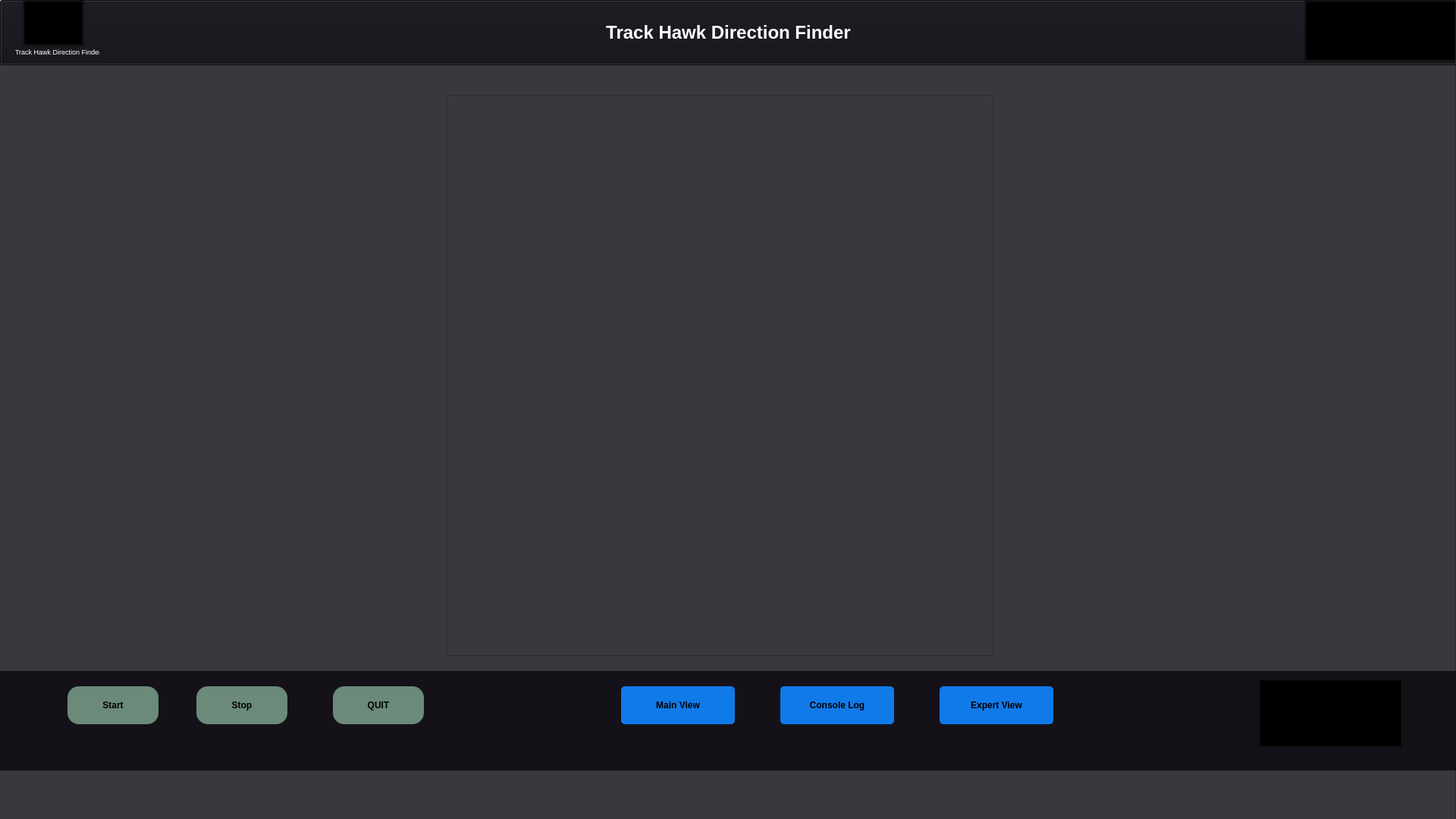
<?xml version="1.0" encoding="UTF-8"?>
<ui version="4.0">
 <class>DFChannel</class>
 <widget class="QWidget" name="DFChannel">
  <property name="geometry">
   <rect>
    <x>0</x>
    <y>0</y>
    <width>1920</width>
    <height>1080</height>
   </rect>
  </property>
  <property name="windowTitle">
   <string>Form</string>
  </property>
  <widget class="QFrame" name="frame">
   <property name="geometry">
    <rect>
     <x>-21</x>
     <y>75</y>
     <width>1941</width>
     <height>1011</height>
    </rect>
   </property>
   <property name="styleSheet">
    <string notr="true">QFrame{
background-color:rgba(107, 138, 122, 0.5);



}</string>
   </property>
   <property name="frameShape">
    <enum>QFrame::StyledPanel</enum>
   </property>
   <property name="frameShadow">
    <enum>QFrame::Raised</enum>
   </property>
   <widget class="QFrame" name="frame_2">
    <property name="geometry">
     <rect>
      <x>20</x>
      <y>0</y>
      <width>1921</width>
      <height>1011</height>
     </rect>
    </property>
    <property name="styleSheet">
     <string notr="true">QFrame{
background-color:#3A383F;
}</string>
    </property>
    <property name="frameShape">
     <enum>QFrame::StyledPanel</enum>
    </property>
    <property name="frameShadow">
     <enum>QFrame::Raised</enum>
    </property>
    <widget class="QCustomPlot" name="customplot_1" native="true">
     <property name="geometry">
      <rect>
       <x>140</x>
       <y>50</y>
       <width>400</width>
       <height>160</height>
      </rect>
     </property>
     <property name="styleSheet">
      <string notr="true">QCustomPlot{
background-color:#4d4d4d;
}</string>
     </property>
    </widget>
    <widget class="QCustomPlot" name="customplot_4" native="true">
     <property name="geometry">
      <rect>
       <x>140</x>
       <y>240</y>
       <width>400</width>
       <height>160</height>
      </rect>
     </property>
     <property name="styleSheet">
      <string notr="true">QCustomPlot{
background-color:#4d4d4d;
}</string>
     </property>
    </widget>
    <widget class="QCustomPlot" name="customplot_7" native="true">
     <property name="geometry">
      <rect>
       <x>140</x>
       <y>440</y>
       <width>400</width>
       <height>160</height>
      </rect>
     </property>
     <property name="styleSheet">
      <string notr="true">QCustomPlot{
background-color:#4d4d4d;
}</string>
     </property>
    </widget>
    <widget class="QCustomPlot" name="customplot_8" native="true">
     <property name="geometry">
      <rect>
       <x>1380</x>
       <y>630</y>
       <width>400</width>
       <height>160</height>
      </rect>
     </property>
     <property name="styleSheet">
      <string notr="true">QCustomPlot{
background-color:#4d4d4d;
}</string>
     </property>
    </widget>
    <widget class="QCustomPlot" name="customplot_5" native="true">
     <property name="geometry">
      <rect>
       <x>1380</x>
       <y>440</y>
       <width>400</width>
       <height>160</height>
      </rect>
     </property>
     <property name="styleSheet">
      <string notr="true">QCustomPlot{
background-color:#4d4d4d;
}</string>
     </property>
    </widget>
    <widget class="QCustomPlot" name="customplot_3" native="true">
     <property name="geometry">
      <rect>
       <x>1380</x>
       <y>240</y>
       <width>400</width>
       <height>160</height>
      </rect>
     </property>
     <property name="styleSheet">
      <string notr="true">QCustomPlot{
background-color:#4d4d4d;
}</string>
     </property>
    </widget>
    <widget class="QCustomPlot" name="customplot_2" native="true">
     <property name="geometry">
      <rect>
       <x>1380</x>
       <y>50</y>
       <width>400</width>
       <height>160</height>
      </rect>
     </property>
     <property name="styleSheet">
      <string notr="true">QCustomPlot{
background-color:#4d4d4d;
}</string>
     </property>
    </widget>
    <widget class="QCustomPlot" name="customplot_6" native="true">
     <property name="geometry">
      <rect>
       <x>140</x>
       <y>630</y>
       <width>400</width>
       <height>160</height>
      </rect>
     </property>
     <property name="styleSheet">
      <string notr="true">QCustomPlot{
background-color:#4d4d4d;
}</string>
     </property>
    </widget>
    <widget class="QFrame" name="frame_3">
     <property name="geometry">
      <rect>
       <x>590</x>
       <y>50</y>
       <width>721</width>
       <height>740</height>
      </rect>
     </property>
     <property name="styleSheet">
      <string notr="true">background-image: url(:/map5.jpg);</string>
     </property>
     <property name="frameShape">
      <enum>QFrame::StyledPanel</enum>
     </property>
     <property name="frameShadow">
      <enum>QFrame::Raised</enum>
     </property>
     <widget class="QWidget" name="gridLayoutWidget">
      <property name="geometry">
       <rect>
        <x>0</x>
        <y>0</y>
        <width>721</width>
        <height>781</height>
       </rect>
      </property>
      <layout class="QGridLayout" name="gridLayout_2"/>
     </widget>
    </widget>
    <widget class="QFrame" name="frame_12">
     <property name="geometry">
      <rect>
       <x>0</x>
       <y>810</y>
       <width>1921</width>
       <height>131</height>
      </rect>
     </property>
     <property name="styleSheet">
      <string notr="true">QFrame{
background-color:#141218;



}</string>
     </property>
     <property name="frameShape">
      <enum>QFrame::StyledPanel</enum>
     </property>
     <property name="frameShadow">
      <enum>QFrame::Raised</enum>
     </property>
     <widget class="QPushButton" name="pushButton_12">
      <property name="geometry">
       <rect>
        <x>440</x>
        <y>20</y>
        <width>120</width>
        <height>50</height>
       </rect>
      </property>
      <property name="font">
       <font>
        <bold>true</bold>
       </font>
      </property>
      <property name="styleSheet">
       <string notr="true">QPushButton{
background-color:rgb(107, 138, 122);
border-radius:15px;

}
QPushButton:hover{

background-color:#a3a3a3;

}



</string>
      </property>
      <property name="text">
       <string>QUIT</string>
      </property>
     </widget>
     <widget class="QPushButton" name="pushButton_16">
      <property name="geometry">
       <rect>
        <x>1030</x>
        <y>20</y>
        <width>150</width>
        <height>50</height>
       </rect>
      </property>
      <property name="font">
       <font>
        <bold>true</bold>
       </font>
      </property>
      <property name="styleSheet">
       <string notr="true">QPushButton{
background-color:#117AE9;
border-radius:5px;

}
QPushButton:hover{

background-color:#a3a3a3;

}

</string>
      </property>
      <property name="text">
       <string>Console Log</string>
      </property>
     </widget>
     <widget class="QPushButton" name="pushButton_17">
      <property name="geometry">
       <rect>
        <x>820</x>
        <y>20</y>
        <width>150</width>
        <height>50</height>
       </rect>
      </property>
      <property name="font">
       <font>
        <bold>true</bold>
       </font>
      </property>
      <property name="styleSheet">
       <string notr="true">QPushButton{
background-color:#117AE9;
border-radius:5px;

}
QPushButton:hover{

background-color:#a3a3a3;

}

</string>
      </property>
      <property name="text">
       <string>Main View</string>
      </property>
     </widget>
     <widget class="QPushButton" name="pushButton_11">
      <property name="geometry">
       <rect>
        <x>1660</x>
        <y>10</y>
        <width>191</width>
        <height>91</height>
       </rect>
      </property>
      <property name="styleSheet">
       <string notr="true">QPushButton{
background-image:url(:/uni_logo185x80.png);
background-repeat:no-repeat;
background-color:transparent;
}</string>
      </property>
      <property name="text">
       <string/>
      </property>
     </widget>
     <widget class="QPushButton" name="pushButton_5">
      <property name="geometry">
       <rect>
        <x>90</x>
        <y>20</y>
        <width>120</width>
        <height>50</height>
       </rect>
      </property>
      <property name="font">
       <font>
        <bold>true</bold>
       </font>
      </property>
      <property name="styleSheet">
       <string notr="true">QPushButton{
background-color:rgb(107, 138, 122);
border-radius:15px;

}
QPushButton:hover{

background-color:#a3a3a3;

}



</string>
      </property>
      <property name="text">
       <string>Start</string>
      </property>
     </widget>
     <widget class="QPushButton" name="pushButton_6">
      <property name="geometry">
       <rect>
        <x>260</x>
        <y>20</y>
        <width>120</width>
        <height>50</height>
       </rect>
      </property>
      <property name="font">
       <font>
        <bold>true</bold>
       </font>
      </property>
      <property name="styleSheet">
       <string notr="true">QPushButton{
background-color:rgb(107, 138, 122);
border-radius:15px;

}
QPushButton:hover{

background-color:#a3a3a3;

}



</string>
      </property>
      <property name="text">
       <string>Stop</string>
      </property>
     </widget>
     <widget class="QPushButton" name="pushButton_7">
      <property name="geometry">
       <rect>
        <x>1240</x>
        <y>20</y>
        <width>150</width>
        <height>50</height>
       </rect>
      </property>
      <property name="font">
       <font>
        <bold>true</bold>
       </font>
      </property>
      <property name="styleSheet">
       <string notr="true">QPushButton{
background-color:#117AE9;
border-radius:5px;

}
QPushButton:hover{

background-color:#a3a3a3;

}

</string>
      </property>
      <property name="text">
       <string>Expert View</string>
      </property>
     </widget>
    </widget>
   </widget>
  </widget>
  <widget class="QPushButton" name="pushButton">
   <property name="geometry">
    <rect>
     <x>0</x>
     <y>0</y>
     <width>1921</width>
     <height>86</height>
    </rect>
   </property>
   <property name="font">
    <font>
     <pointsize>-1</pointsize>
     <bold>true</bold>
    </font>
   </property>
   <property name="styleSheet">
    <string notr="true">QPushButton{
background-color:#141218;
color:#ffffff;
font-size:24px;
}</string>
   </property>
   <property name="text">
    <string>Track Hawk Direction Finder</string>
   </property>
  </widget>
  <widget class="QPushButton" name="pushButton_2">
   <property name="geometry">
    <rect>
     <x>30</x>
     <y>0</y>
     <width>81</width>
     <height>61</height>
    </rect>
   </property>
   <property name="styleSheet">
    <string notr="true">QPushButton{
background-image:url(:/df_logo_100x100.png);
background-position:fixed;
border-color:#102b03;
background-color:transparent
}</string>
   </property>
   <property name="text">
    <string/>
   </property>
  </widget>
  <widget class="QPushButton" name="pushButton_3">
   <property name="geometry">
    <rect>
     <x>1720</x>
     <y>0</y>
     <width>201</width>
     <height>81</height>
    </rect>
   </property>
   <property name="styleSheet">
    <string notr="true">QPushButton{
background-image:url(:/AEEL_ (1).png);
background-repeat:no-repeat;
background-color:transparent;
}</string>
   </property>
   <property name="text">
    <string/>
   </property>
  </widget>
  <widget class="QLabel" name="label">
   <property name="geometry">
    <rect>
     <x>20</x>
     <y>60</y>
     <width>111</width>
     <height>16</height>
    </rect>
   </property>
   <property name="font">
    <font>
     <pointsize>7</pointsize>
    </font>
   </property>
   <property name="styleSheet">
    <string notr="true">QLabel{
color:#ffffff;
}</string>
   </property>
   <property name="text">
    <string>Track Hawk Direction Finder</string>
   </property>
  </widget>
 </widget>
 <customwidgets>
  <customwidget>
   <class>QCustomPlot</class>
   <extends>QWidget</extends>
   <header location="global">qcustomplot.h</header>
   <container>1</container>
  </customwidget>
 </customwidgets>
 <resources/>
 <connections/>
</ui>
